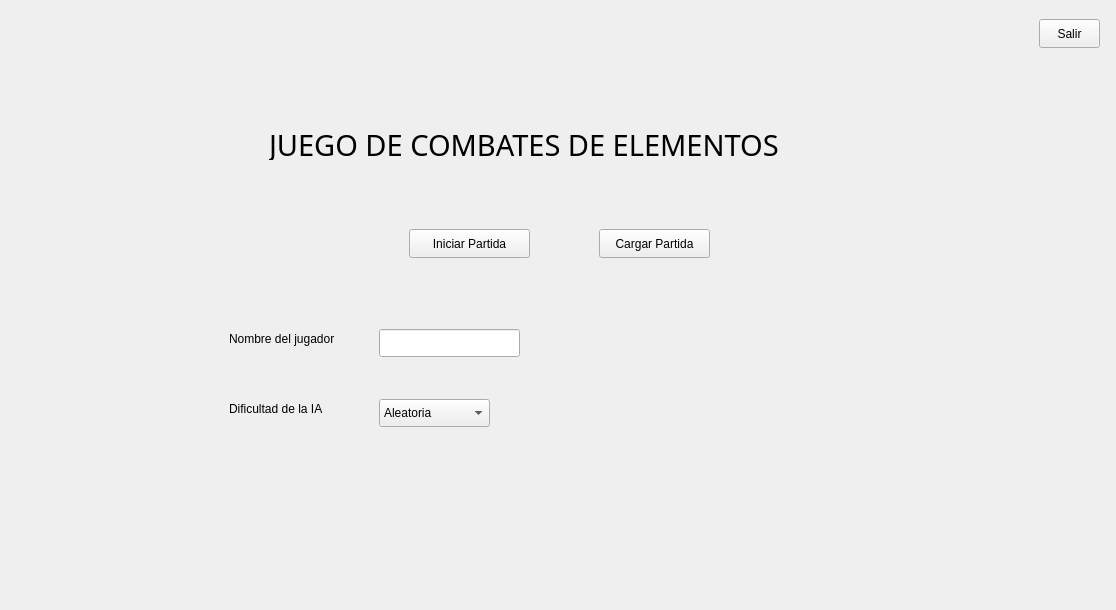
<?xml version="1.0" encoding="UTF-8"?>
<ui version="4.0">
 <class>interfaz</class>
 <widget class="QWidget" name="interfaz">
  <property name="geometry">
   <rect>
    <x>0</x>
    <y>0</y>
    <width>1116</width>
    <height>610</height>
   </rect>
  </property>
  <property name="windowTitle">
   <string>Form</string>
  </property>
  <widget class="QStackedWidget" name="stackedWidget">
   <property name="geometry">
    <rect>
     <x>9</x>
     <y>9</y>
     <width>1098</width>
     <height>592</height>
    </rect>
   </property>
   <property name="currentIndex">
    <number>0</number>
   </property>
   <widget class="QWidget" name="page">
    <widget class="QLabel" name="label">
     <property name="geometry">
      <rect>
       <x>260</x>
       <y>120</y>
       <width>631</width>
       <height>31</height>
      </rect>
     </property>
     <property name="font">
      <font>
       <family>Titillium Web</family>
       <pointsize>22</pointsize>
      </font>
     </property>
     <property name="text">
      <string>JUEGO DE COMBATES DE ELEMENTOS</string>
     </property>
    </widget>
    <widget class="QLabel" name="label_2">
     <property name="geometry">
      <rect>
       <x>220</x>
       <y>320</y>
       <width>141</width>
       <height>20</height>
      </rect>
     </property>
     <property name="text">
      <string>Nombre del jugador</string>
     </property>
    </widget>
    <widget class="QLabel" name="label_3">
     <property name="geometry">
      <rect>
       <x>220</x>
       <y>390</y>
       <width>121</width>
       <height>20</height>
      </rect>
     </property>
     <property name="text">
      <string>Dificultad de la IA</string>
     </property>
    </widget>
    <widget class="QLineEdit" name="txtNombreJugador">
     <property name="geometry">
      <rect>
       <x>370</x>
       <y>320</y>
       <width>141</width>
       <height>28</height>
      </rect>
     </property>
    </widget>
    <widget class="QComboBox" name="comboTipoIA">
     <property name="geometry">
      <rect>
       <x>370</x>
       <y>390</y>
       <width>111</width>
       <height>28</height>
      </rect>
     </property>
     <item>
      <property name="text">
       <string>Aleatoria</string>
      </property>
     </item>
     <item>
      <property name="text">
       <string>Estratégica</string>
      </property>
     </item>
     <item>
      <property name="text">
       <string>Súper IA</string>
      </property>
     </item>
    </widget>
    <widget class="QPushButton" name="btnIniciar">
     <property name="geometry">
      <rect>
       <x>400</x>
       <y>220</y>
       <width>121</width>
       <height>29</height>
      </rect>
     </property>
     <property name="text">
      <string>Iniciar Partida</string>
     </property>
    </widget>
    <widget class="QPushButton" name="btnCargar">
     <property name="geometry">
      <rect>
       <x>590</x>
       <y>220</y>
       <width>111</width>
       <height>29</height>
      </rect>
     </property>
     <property name="text">
      <string>Cargar Partida</string>
     </property>
    </widget>
    <widget class="QPushButton" name="btnSalirMenu">
     <property name="geometry">
      <rect>
       <x>1030</x>
       <y>10</y>
       <width>61</width>
       <height>29</height>
      </rect>
     </property>
     <property name="text">
      <string>Salir</string>
     </property>
    </widget>
   </widget>
   <widget class="QWidget" name="page_3">
    <widget class="QLabel" name="label_4">
     <property name="geometry">
      <rect>
       <x>180</x>
       <y>100</y>
       <width>131</width>
       <height>31</height>
      </rect>
     </property>
     <property name="font">
      <font>
       <pointsize>12</pointsize>
      </font>
     </property>
     <property name="text">
      <string>Tus elementos</string>
     </property>
    </widget>
    <widget class="QPushButton" name="btnElem1">
     <property name="geometry">
      <rect>
       <x>70</x>
       <y>220</y>
       <width>90</width>
       <height>29</height>
      </rect>
     </property>
     <property name="text">
      <string>Elemento 2</string>
     </property>
    </widget>
    <widget class="QPushButton" name="btnElem2">
     <property name="geometry">
      <rect>
       <x>70</x>
       <y>280</y>
       <width>90</width>
       <height>29</height>
      </rect>
     </property>
     <property name="text">
      <string>Elemento 3</string>
     </property>
    </widget>
    <widget class="QPushButton" name="btnElem3">
     <property name="geometry">
      <rect>
       <x>70</x>
       <y>340</y>
       <width>90</width>
       <height>29</height>
      </rect>
     </property>
     <property name="text">
      <string>Elemento 4</string>
     </property>
    </widget>
    <widget class="QPushButton" name="btnElem0">
     <property name="geometry">
      <rect>
       <x>70</x>
       <y>160</y>
       <width>90</width>
       <height>29</height>
      </rect>
     </property>
     <property name="text">
      <string>Elemento 1</string>
     </property>
    </widget>
    <widget class="QProgressBar" name="barH3">
     <property name="geometry">
      <rect>
       <x>190</x>
       <y>340</y>
       <width>118</width>
       <height>23</height>
      </rect>
     </property>
     <property name="value">
      <number>24</number>
     </property>
    </widget>
    <widget class="QProgressBar" name="barH2">
     <property name="geometry">
      <rect>
       <x>190</x>
       <y>280</y>
       <width>118</width>
       <height>23</height>
      </rect>
     </property>
     <property name="value">
      <number>24</number>
     </property>
    </widget>
    <widget class="QProgressBar" name="barH1">
     <property name="geometry">
      <rect>
       <x>190</x>
       <y>220</y>
       <width>118</width>
       <height>23</height>
      </rect>
     </property>
     <property name="value">
      <number>24</number>
     </property>
    </widget>
    <widget class="QProgressBar" name="barH0">
     <property name="geometry">
      <rect>
       <x>190</x>
       <y>160</y>
       <width>118</width>
       <height>23</height>
      </rect>
     </property>
     <property name="value">
      <number>24</number>
     </property>
    </widget>
    <widget class="QLabel" name="label_5">
     <property name="geometry">
      <rect>
       <x>750</x>
       <y>90</y>
       <width>171</width>
       <height>41</height>
      </rect>
     </property>
     <property name="font">
      <font>
       <pointsize>12</pointsize>
      </font>
     </property>
     <property name="text">
      <string>Elementos de la IA</string>
     </property>
    </widget>
    <widget class="QProgressBar" name="barIA1">
     <property name="geometry">
      <rect>
       <x>770</x>
       <y>220</y>
       <width>118</width>
       <height>23</height>
      </rect>
     </property>
     <property name="value">
      <number>24</number>
     </property>
    </widget>
    <widget class="QProgressBar" name="barIA3">
     <property name="geometry">
      <rect>
       <x>770</x>
       <y>340</y>
       <width>118</width>
       <height>23</height>
      </rect>
     </property>
     <property name="value">
      <number>24</number>
     </property>
    </widget>
    <widget class="QProgressBar" name="barIA2">
     <property name="geometry">
      <rect>
       <x>770</x>
       <y>280</y>
       <width>118</width>
       <height>23</height>
      </rect>
     </property>
     <property name="value">
      <number>24</number>
     </property>
    </widget>
    <widget class="QProgressBar" name="barIA0">
     <property name="geometry">
      <rect>
       <x>770</x>
       <y>160</y>
       <width>118</width>
       <height>23</height>
      </rect>
     </property>
     <property name="value">
      <number>24</number>
     </property>
    </widget>
    <widget class="QTextEdit" name="txtLog">
     <property name="geometry">
      <rect>
       <x>380</x>
       <y>170</y>
       <width>321</width>
       <height>251</height>
      </rect>
     </property>
     <property name="readOnly">
      <bool>true</bool>
     </property>
    </widget>
    <widget class="QPushButton" name="btnGuardar">
     <property name="geometry">
      <rect>
       <x>480</x>
       <y>450</y>
       <width>121</width>
       <height>29</height>
      </rect>
     </property>
     <property name="text">
      <string>Guardar Partida</string>
     </property>
    </widget>
    <widget class="QPushButton" name="btnElem4">
     <property name="geometry">
      <rect>
       <x>70</x>
       <y>400</y>
       <width>90</width>
       <height>29</height>
      </rect>
     </property>
     <property name="text">
      <string>Elemento 5</string>
     </property>
    </widget>
    <widget class="QProgressBar" name="barH4">
     <property name="geometry">
      <rect>
       <x>190</x>
       <y>400</y>
       <width>118</width>
       <height>23</height>
      </rect>
     </property>
     <property name="value">
      <number>24</number>
     </property>
    </widget>
    <widget class="QProgressBar" name="barIA4">
     <property name="geometry">
      <rect>
       <x>770</x>
       <y>400</y>
       <width>118</width>
       <height>23</height>
      </rect>
     </property>
     <property name="value">
      <number>24</number>
     </property>
    </widget>
    <widget class="QPushButton" name="btnSalirJuego">
     <property name="geometry">
      <rect>
       <x>1039</x>
       <y>0</y>
       <width>51</width>
       <height>29</height>
      </rect>
     </property>
     <property name="text">
      <string>Salir</string>
     </property>
    </widget>
   </widget>
   <widget class="QWidget" name="page_2">
    <widget class="QLabel" name="lblGanador">
     <property name="geometry">
      <rect>
       <x>440</x>
       <y>90</y>
       <width>571</width>
       <height>51</height>
      </rect>
     </property>
     <property name="font">
      <font>
       <pointsize>16</pointsize>
      </font>
     </property>
     <property name="text">
      <string>¡Partida Finalizada!</string>
     </property>
    </widget>
    <widget class="QPushButton" name="btnReiniciar">
     <property name="geometry">
      <rect>
       <x>440</x>
       <y>380</y>
       <width>121</width>
       <height>29</height>
      </rect>
     </property>
     <property name="text">
      <string>Volver al menú</string>
     </property>
    </widget>
    <widget class="QPushButton" name="btnSalirFinal">
     <property name="geometry">
      <rect>
       <x>590</x>
       <y>380</y>
       <width>71</width>
       <height>29</height>
      </rect>
     </property>
     <property name="text">
      <string>Salir</string>
     </property>
    </widget>
   </widget>
  </widget>
 </widget>
 <resources/>
 <connections/>
</ui>
